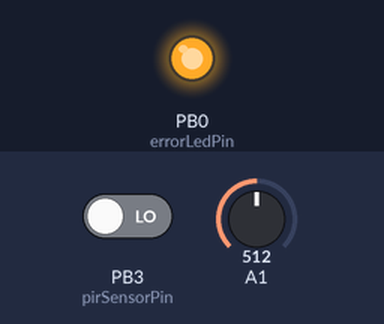
This sketch was run on a simulated ATtiny85, built with avr-gcc and run on an emulated ATtiny85. Shown: output pins drawn as LEDs (lit = HIGH). The inputs (shaded band) are chosen by the test bench; at power-on: PB3 (pirSensorPin) LOW, A1 = 512. Sleep ends after the set time or at an interrupt; pins used as bus, display or sensor lines are not drawn.

Above: at 0.01 s.
At 2.3 s:
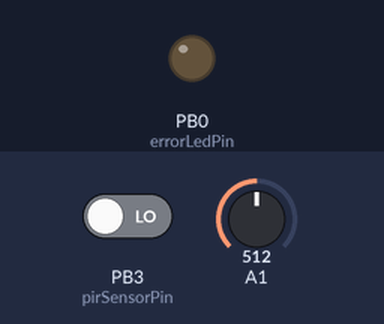
2.4 s: PB3 (pirSensorPin) driven HIGH
Timing chart, 0 to 5.4 s (numbered marks = the images above; inputs shaded):
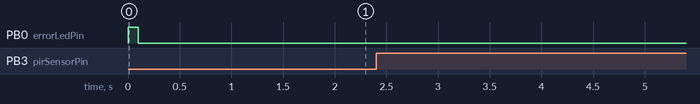

The sketch:

Motion_Night_Light_ATTiny.ino
```cpp
/**
 * @file Motion_Night_Light_ATTiny.ino
 * @brief Main application
 *
 * @author techdude101
 * @bug No known bugs
 */

#include <avr/sleep.h>
#include <avr/interrupt.h>

// Constants
const int ldrSensorPin = 1; // PB2 / ADC1
const int ldrDividerPowerPin = 1; // PB1 - To enable power to be turned on / off to the LDR voltage divider. 1M >= when dark, <=10k when bright
const int pirSensorPin = 3; // PB3
const int ledControlPin = 4; // PB4
const int lightOnTimeInMilliseconds = (1000 * 30);
const int errorLedPin = 0; // PB0 - Red LED (direct drive)

const int lowLightThreshold = 150;

// Global Variables


// Interrupt vectors
ISR(PCINT0_vect) {

}

ISR(WDT_vect) {

}

// End of interrupt vectors

// Function definitions
/**
 * @brief Enables pin change interrupt, turns the ADC off to save power and enters sleep mode
 * @return Void.
 */
void enter_sleep() {
  // Enable interrupts before entering sleep mode
  GIMSK |= _BV(PCIE);                     // Enable Pin Change Interrupts
  PCMSK |= _BV(PCINT3);                   // Use PB3 as interrupt pin

  sleep_enable();
  // ADC off ## IMPORTANT ## Saves ~280uA
  disableADC();
  set_sleep_mode(SLEEP_MODE_PWR_DOWN);
  sei();                                  // Enable interrupts
  sleep_cpu();

  // Wake up from sleep here
  delay(100); // Give the MCU some time to wakeup
  GIMSK &= ~_BV(PCIE);                     // Disable Pin Change Interrupts
}

/**
 * @brief Sets the pin as an output and sets the pin HIGH to turn the error LED on
 * @return Void.
 */
void turnErrorLedOn(int pin) {
  pinMode(pin, OUTPUT);
  digitalWrite(pin, HIGH);
}

/**
 * @brief Sets the pin LOW to turn the error LED off and sets the pin as an input
 * @return Void.
 */
void turnErrorLedOff(int pin) {
  digitalWrite(pin, LOW);
  pinMode(pin, INPUT);
}

/**
 * @brief Sets the pin as an output and sets the pin HIGH to turn the LED on
 * @return Void.
 */
void turnLightOn(int pin) {
  pinMode(pin, OUTPUT);
  digitalWrite(pin, HIGH);
}

/**
 * @brief Sets the pin LOW to turn the LED off and sets the pin as an input
 * @return Void.
 */
void turnLightOff(int pin) {
  digitalWrite(pin, LOW);
  pinMode(pin, INPUT);
}

/**
 * @brief Sets the pin HIGH to supply power to the voltage divider
 * @return Void.
 */
void ldrDividerPowerOn(int pin) {
  pinMode(pin, OUTPUT);
  digitalWrite(pin, HIGH);
}

/**
 * @brief Sets the pin LOW to disable power to the voltage divider
 * @return Void.
 */
void ldrDividerPowerOff(int pin) {
  digitalWrite(pin, LOW);
}

/**
 * @brief Enables the ADC
 * @return Void.
 */
void enableADC() {
  ADCSRA |= _BV(ADEN);                   // ADC on
}

/**
 * @brief Disables the ADC
 * @return Void.
 */
void disableADC() {
    ADCSRA &= ~_BV(ADEN);               // ADC off
}

/**
 * @brief Reads the ADC <nSamplesToAverage> times with a delay of <delayBetweenReadsInMs> milliseconds inbetween reads
 * @return Average light level or -1 if nSamplesToAverage is invalid
 */
int getAverageLightLevel(int pin, int nSamplesToAverage, int delayBetweenReadsInMs) {
  enableADC();
  int average = 0;

  for (int i = 0; i < nSamplesToAverage; i++) {
    int adcValue = analogRead(pin);
    delay(delayBetweenReadsInMs);
    average += adcValue;
  }

  if (average == 0) {
    return 0;
  }

  // Prevent divide by zero and negative number of samples to average
  if (nSamplesToAverage < 1) {
    return -1;
  }

  average = average / nSamplesToAverage;

  return average;
}

void setup() {
  // Flash the LEDs on startup to check hardware
  turnErrorLedOn(errorLedPin);
  delay(100);
  turnErrorLedOff(errorLedPin);

  turnLightOn(ledControlPin);
  delay(1000);
  turnLightOff(ledControlPin);

  // Disable the watchdog timer
  WDTCR = 0x00;
}

void loop() {
  /*
   * 1. Sleep to save power
   * 2. Wakeup by PIR motion sensor
   * 3. Check if it's dark or not
   * 4. IF it's dark THEN turn the light on for a period of time
   * 5. Turn the light off
   */
  // 1. Sleep
  turnLightOff(ledControlPin);
  turnErrorLedOff(errorLedPin);
  enter_sleep();
  // 2. Wakeup by PIR motion sensor

  // 3. Check if it's dark or not
  // Initialize light level to a value greater than the low light level threshold to prevent turning the light on if the ADC reading fails or returns zero
  int lightLevel = lowLightThreshold * 2;
  ldrDividerPowerOn(ldrDividerPowerPin);
  enableADC();
  delay(50); // Allow voltage divider voltage to rise and stabilize

  lightLevel = getAverageLightLevel(ldrSensorPin, 5, 10);

  disableADC();
  ldrDividerPowerOff(ldrDividerPowerPin);

  // Debugging
  if (lightLevel >= lowLightThreshold) {
    turnErrorLedOn(errorLedPin);
  } else {
    turnErrorLedOff(errorLedPin);
  }

  // 4. Turn the light on for a period of time
  if ((lightLevel != -1) && (lightLevel < lowLightThreshold)) {
    turnLightOn(ledControlPin);
    delay(lightOnTimeInMilliseconds);

    // TODO: Turn the light off only if motion is no longer detected
    // 5. Turn the light off
    turnLightOff(ledControlPin);
  }
}
```
